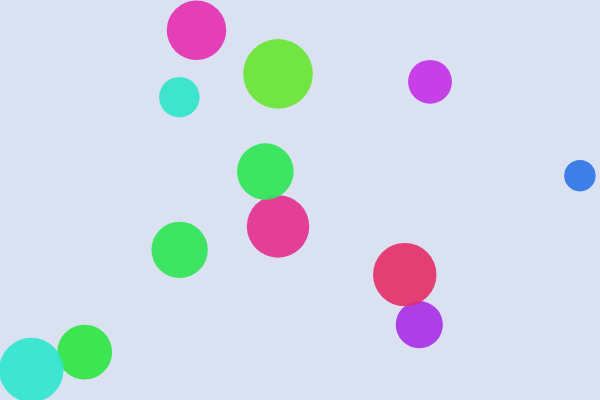
Frame 1 (no input)
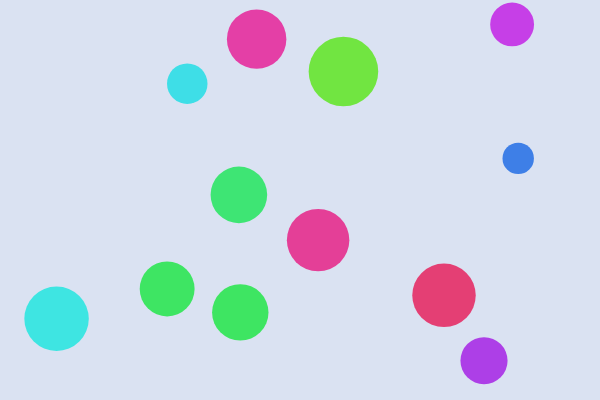
Frame 60 (no input)
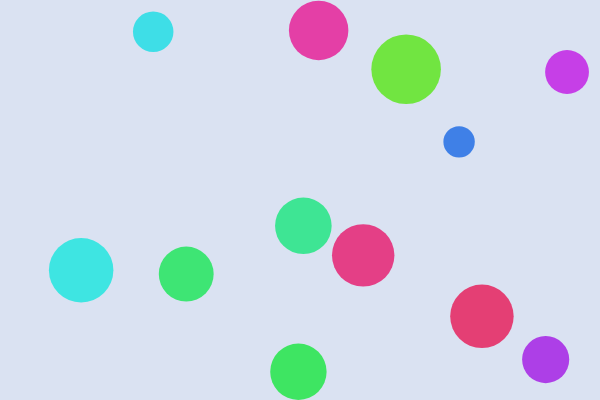
Frame 120 (the mouse pressed at the canvas centre since frame 60)

The p5.js sketch that drew these frames (run headless with seeded random() and noise() and a simulated clock; from frame 60 on, the mouse is pressed at the canvas centre):

// p5.js sketch
// ── sketch.js
// DDM2008
// Activity 5a – Colliding Circles (smooth walls)
// Janis Lim Hui

let balls = [];
const NUM_BALLS = 12;

function setup() {
  createCanvas(600, 400);
  colorMode(HSB, 360, 100, 100, 100);
  noStroke();

  for (let i = 0; i < NUM_BALLS; i++) {
    balls.push(new Ball(random(width), random(height)));
  }
}

function draw() {
  background(220, 10, 95);

  // update + edges first
  for (let b of balls) {
    b.move();
    b.bounceWalls();   // stable wall bounce with position correction
  }

  // handle collisions (pairwise)
  for (let i = 0; i < balls.length; i++) {
    for (let j = i + 1; j < balls.length; j++) {
      resolveCollision(balls[i], balls[j]);  // smooth circle–circle
    }
  }

  // draw
  for (let b of balls) b.show();
}

// ---------------- Ball ----------------
class Ball {
  constructor(x, y) {
    this.pos = createVector(x, y);
    this.vel = p5.Vector.random2D().mult(random(1, 2));
    this.r = random(15, 35);
    this.h = random(360);
    this.restitution = 0.96;      // a little bouncy but damped
    this.minSpeed = 0.35;         // avoid jittery stops at edges
  }

  move() {
    this.pos.add(this.vel);
    // mild global damping to keep energy sane
    this.vel.mult(0.999);
  }

  bounceWalls() {
    // LEFT
    if (this.pos.x - this.r < 0) {
      this.pos.x = this.r;
      this.vel.x = abs(this.vel.x) * this.restitution;
    }
    // RIGHT
    if (this.pos.x + this.r > width) {
      this.pos.x = width - this.r;
      this.vel.x = -abs(this.vel.x) * this.restitution;
    }
    // TOP
    if (this.pos.y - this.r < 0) {
      this.pos.y = this.r;
      this.vel.y = abs(this.vel.y) * this.restitution;
    }
    // BOTTOM
    if (this.pos.y + this.r > height) {
      this.pos.y = height - this.r;
      this.vel.y = -abs(this.vel.y) * this.restitution;
    }

    // prevent getting “stuck” with near-zero speed
    if (this.vel.mag() < this.minSpeed) {
      this.vel.setMag(this.minSpeed);
    }
  }

  show() {
    fill(this.h, 80, 90, 90);
    circle(this.pos.x, this.pos.y, this.r * 2);
  }
}

/* -------- smooth circle–circle collision ----------
   Elastic-ish resolution along the normal, with positional
   correction so circles don't remain overlapped.
---------------------------------------------------*/
function resolveCollision(a, b) {
  const n = p5.Vector.sub(b.pos, a.pos);
  const distAB = n.mag();
  const minDist = a.r + b.r;

  if (distAB === 0) return; // same position – skip

  if (distAB < minDist) {
    // --- positional correction (separate them) ---
    const overlap = (minDist - distAB);
    const percent = 0.8;       // how strongly to correct
    const slop = 0.01;         // small allowance
    const corrMag = max(overlap - slop, 0) * percent / 2; // equal masses
    const nHat = n.copy().div(distAB);

    a.pos.add(p5.Vector.mult(nHat, -corrMag));
    b.pos.add(p5.Vector.mult(nHat,  corrMag));

    // --- velocity resolution along collision normal ---
    const rv = p5.Vector.sub(b.vel, a.vel);      // relative velocity
    const velAlongNormal = rv.dot(nHat);
    if (velAlongNormal > 0) return;              // already separating

    const e = 0.92; // restitution for ball–ball
    const j = -(1 + e) * velAlongNormal / 2;     // equal mass (0.5 each)
    const impulse = p5.Vector.mult(nHat, j);

    a.vel.sub(impulse);
    b.vel.add(impulse);

    // visual feedback: tiny hue nudge
    a.h = (a.h + 6) % 360;
    b.h = (b.h + 6) % 360;
  }
}
